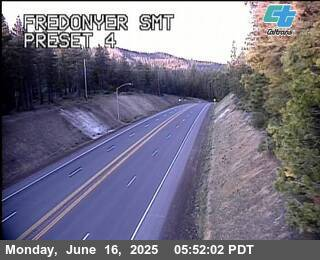
#> input picture videos/fredonyersmt.jpg, 320 x 260 px
$ python -i lane_utils.py   (imports and definitions only)
#> lines starting #> are read from the running program, lines starting #| are printed output that depends on the picture; after the words box and inside, x2 and y2 are one past the last pixel; in counts of white or black regions, pixels touching at a corner belong together
#> further down, picture is the input picture: shape (260, 320, 3); mean B, G, R 131.2, 114.3, 117
import cv2
import numpy as np
import matplotlib.pyplot as plt
from sklearn.cluster import DBSCAN

def generate_colors(n):
    cmap = plt.get_cmap("tab20")
    return [tuple(int(255 * c) for c in cmap(i % 20)[:3]) for i in range(n)]

# [5 lines left out: function compute_bezier_curve, not called in this run]

def create_lane_space(curve1, curve2):
    return np.vstack((curve1, curve2[::-1])).astype(np.int32)

def color_filter(img):
    hsv = cv2.cvtColor(img, cv2.COLOR_BGR2HSV)
#> hsv: shape (260, 320, 3); mean H, S, V 88.2, 56.1, 135.3
    lower_white = np.array([0, 0, 100])
    upper_white = np.array([180, 30, 255])
    white_mask = cv2.inRange(hsv, lower_white, upper_white)
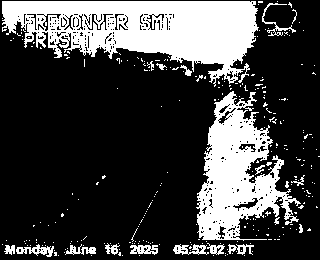
#> white_mask: shape (260, 320); 26.5% white; 284 white regions (265 under 20 px), largest, box (x1, y1, x2, y2) and area: (2, 1, 259, 87) 12186, (196, 91, 301, 241) 7506, (16, 244, 54, 257) 227

    lower_yellow = np.array([15, 100, 100])
    upper_yellow = np.array([35, 255, 255])
    yellow_mask = cv2.inRange(hsv, lower_yellow, upper_yellow)
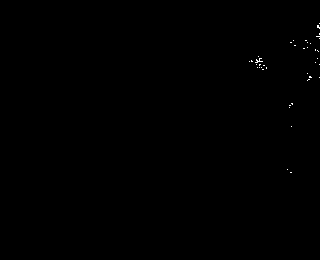
#> yellow_mask: shape (260, 320); 0.11% white in thin lines or dots, all inside (x1, y1, x2, y2) = (249, 23, 320, 173)

    combined_mask = cv2.bitwise_or(white_mask, yellow_mask)
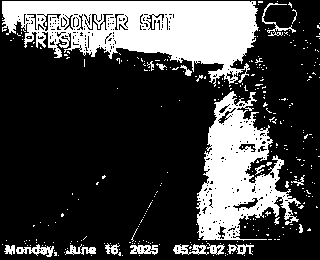
#> combined_mask: shape (260, 320); 26.7% white; 324 white regions (305 under 20 px), largest, box (x1, y1, x2, y2) and area: (2, 1, 259, 87) 12186, (196, 91, 301, 241) 7506, (16, 244, 54, 257) 227
    return cv2.bitwise_and(img, img, mask=combined_mask)
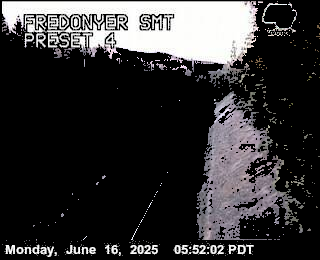
#> returned value: shape (260, 320, 3); mean of channels 0, 1, 2 51.4, 50.4, 51.4; drawn as B, G, R

# [59 lines left out: functions region_of_interest, filter_lines_by_angle, filter_lines_by_clustering, point_line_distance, not called in this run]

>>> import cv2
>>> picture = cv2.imread('../../videos/fredonyersmt.jpg')
>>> result = color_filter(picture)
